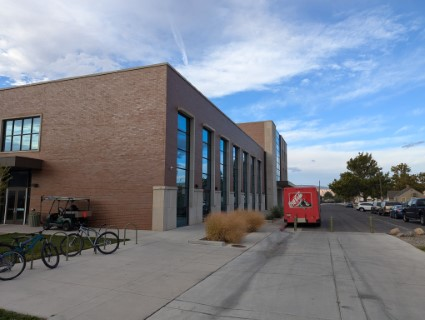
#> input picture images/confluence/img3.jpg, 425 x 320 px
$ python feature_detection.py
#> lines starting #> are read from the running program, lines starting #| are printed output that depends on the picture
import cv2
import numpy as np


def detect_and_compute(image):
    sift = cv2.SIFT_create()

    keypoints, descriptors = sift.detectAndCompute(image, None)
    return keypoints, descriptors


def main() -> None:
    # image1 = cv2.imread("../images/office/board.jpg")
    # image2 = cv2.imread("../images/office/board_scene.jpg")

    image1 = cv2.imread("../images/confluence/img3.jpg")
#> image1 is the input picture: shape (320, 425, 3); mean B, G, R 143.1, 131.4, 125.2
    image2 = cv2.imread("../images/confluence/img4.jpg")
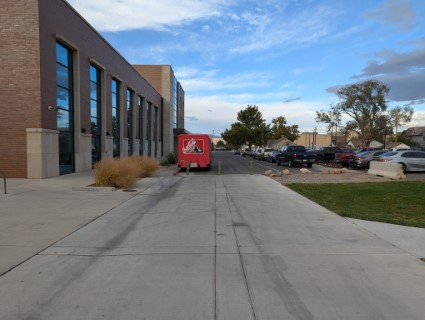
#> input picture images/confluence/img4.jpg, 425 x 320 px
#> image2 is the input picture: shape (320, 425, 3); mean B, G, R 132.8, 124.6, 117.1
    gray_img1 = cv2.cvtColor(image1, cv2.COLOR_BGR2GRAY)
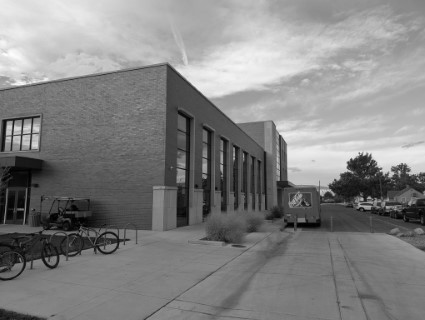
#> gray_img1: shape (320, 425); min 0, max 254, mean 130.8
    gray_img2 = cv2.cvtColor(image2, cv2.COLOR_BGR2GRAY)
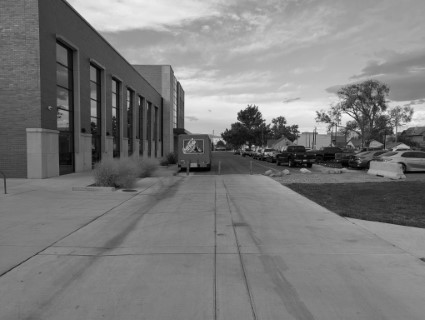
#> gray_img2: shape (320, 425); min 0, max 250, mean 123.3

    kp1, des1 = detect_and_compute(gray_img1)
#> in detect_and_compute, `keypoints, descriptors = sift.detectAndCompute(image, None)`: keypoints = 533 keypoints; strongest (x, y, size): (361, 164, 14), (280, 136, 1.9), (369, 197, 2.1), (362, 199, 2)
#> kp1 has the same summary as keypoints in detect_and_compute
    kp2, des2 = detect_and_compute(gray_img2)
#> in detect_and_compute (call 2), `keypoints, descriptors = sift.detectAndCompute(image, None)`: keypoints = 482 keypoints; strongest (x, y, size): (249, 115, 12), (347, 117, 8.5), (209, 109, 35.5), (249, 129, 24.5)
#> kp2 has the same summary as keypoints in detect_and_compute

    # out_img = cv2.drawKeypoints(gray_img, keypoints, None, flags=cv2.DRAW_MATCHES_FLAGS_DRAW_RICH_KEYPOINTS)
    # out_img1 = cv2.drawKeypoints(gray_img1, kp1, None, cv2.DRAW_MATCHES_FLAGS_DRAW_RICH_KEYPOINTS)
    # out_img2 = cv2.drawKeypoints(gray_img2, kp2, None, cv2.DRAW_MATCHES_FLAGS_DRAW_RICH_KEYPOINTS)
    FLANN_INDEX_KDTREE = 1
    index_params = dict(algorithm = FLANN_INDEX_KDTREE, trees = 5)
    search_params = dict(checks=50)

    flann = cv2.FlannBasedMatcher(index_params, search_params)
    matches = flann.knnMatch(des1, des2, k=2)
#> matches = 533 matches

    good_matches = []
    for m, n in matches:
        if m.distance < 0.7 * n.distance:
            good_matches.append(m)
#> after the loop, good_matches = 147 matches

    result_image = cv2.drawMatches(image1, kp1, image2, kp2, good_matches, None, flags=2)
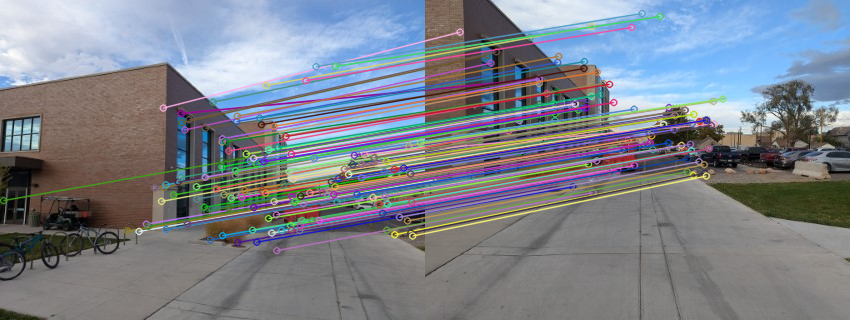
#> result_image: shape (320, 850, 3); mean B, G, R 140, 130.7, 125.5
    cv2.imshow("matches", result_image)

    # cv2.imshow("SIFT", out_img1)
    # cv2.imshow("SIFT2", out_img2)
    cv2.waitKey(0)


if __name__ == '__main__':
    main()
